Frame 1 (no input): blank canvas, image omitted
Frame 60 (the mouse pressed at the canvas centre just before this capture): blank canvas, image omitted
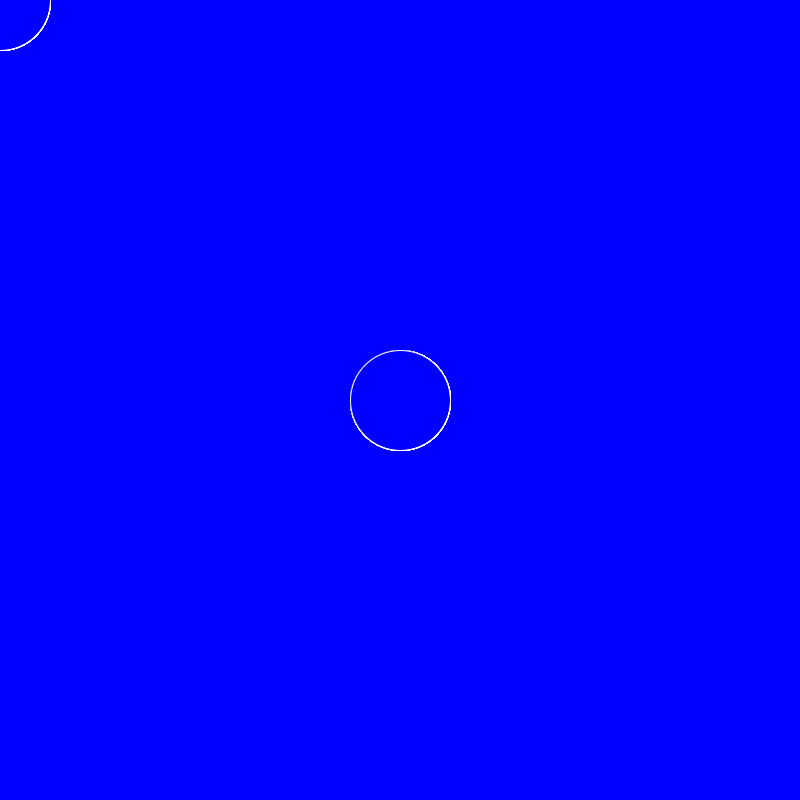
Frame 120 (the mouse held since frame 60 and released just before this capture)

The Processing sketch whose frames 1 and 60 were blank and that drew this single picture after the mouse press (run headless with seeded random() and noise(); from frame 60 on, the mouse is pressed at the canvas centre):

// Processing sketch: P022DG_04_Ellipse_02
// ── P022DG_04_Ellipse_02.pde
void setup() {
  size(800, 800);
  background(0, 0, 255);
  smooth();
}

void draw() {
  fill(0, 0, 255);
  stroke(255);
  ellipse(
    mouseX,
    mouseY,
    100,
    100);
}
